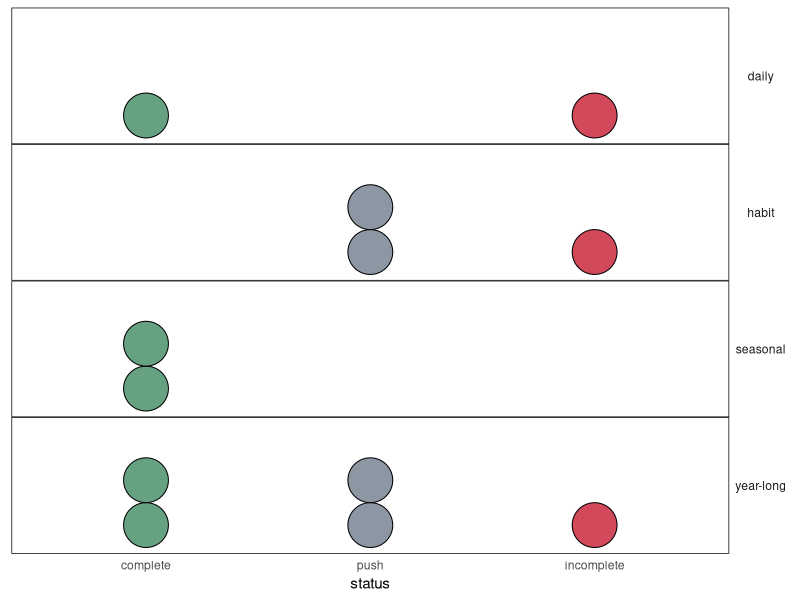

This chart was generated by the following R code: (Note: this script raises an error after producing the figure.)
## ---- chunk 1
library(tidyverse)
library(ggplot2)
library(ggridges)

type <- c('daily', 'daily', 'habit', 'habit', 'habit', 'seasonal', 'seasonal', 'year-long', 'year-long', 'year-long', 'year-long', 'year-long')
status <- factor(c('complete', 'incomplete', 'push', 'push', 'incomplete', 'complete', 'complete', 'complete', 'complete', 'push', 'push', 'incomplete'), levels = c('complete', 'push', 'incomplete'))

results <- data.frame(type, status)

# ggplot(results, aes(x = type)) +
#   geom_bar(aes(fill = status))

# this works ------------------------------------
ggplot(results, aes(x = status)) +
  geom_dotplot(aes(fill = status), binwidth = .2) +
  facet_grid(vars(type)) +
  theme_minimal() +
  theme(panel.background = element_rect(fill = NA, color = "black"),
        panel.grid.major = element_blank(),
        panel.grid.minor = element_blank(),
        panel.spacing = unit(0, "lines"),
        axis.title.y = element_blank(),
        axis.ticks.y = element_blank(),
        axis.text.y = element_blank(),
        legend.position = "none",
        strip.text.y = element_text(angle = 360)) +
  scale_fill_manual(values=c("#66a182", "#8d96a3", "#d1495b"))
# ------------------------------------------------

# ggplot(results) +
#   geom_dotplot(aes(x = status, fill = type), binwidth = .2) +
#   facet_grid(vars(type)) +
#   theme_minimal()
# 
# ggplot(results, aes(x = status, y = type)) +
#   geom_point() +
#   facet_grid(type ~ ., switch = "both")
# 
# library(waffle)
# ggplot(results, aes(fill=type, values=as.integer(status) )) +
#   geom_waffle(color = "white", size=1.125, n_rows = 3, flip = TRUE) +
#   facet_wrap(status~type) +
#   coord_equal() +
#   scale_x_discrete(expand=c(0,1)) +
#   scale_y_discrete(expand=c(0,1))
# 
ggplot(results, aes(fill=type, values=sum(as.integer(status)) )) +
  geom_waffle() +
  facet_wrap(status~type) +
  coord_equal()
# 
# ggplot(results) +
#   geom_dotplot(aes(x=status, y=type), binwidth=.2) +
#   facet_grid(vars(type))
# 
# ggplot(results) + 
#   geom_histogram(aes(x=status), stat = "count") +
#   facet_grid(status~type)

rows <- 2
cols <- 2

results %>%
  arrange(status, type) %>%
  group_by(status, type) %>%
  mutate(num = row_number(),
         x_pos = (num - 1) %/% rows,
         y_pos = rows - (num - 1) %% rows - 1) %>%

  ggplot(aes(x = x_pos, y = y_pos, fill = status)) +
  geom_tile(color = "white") +
  coord_equal(xlim = c(0, cols) - 0.5,
              ylim = c(0, rows) - 0.5) +
  facet_grid(vars(type), vars(status)) +
  theme_light() +
  theme(panel.grid = element_blank(),
        panel.spacing = unit(0, "lines"),
        axis.text = element_blank(),
        strip.text.y = element_text(angle = 360),
        axis.title.y = element_blank(),
        axis.ticks.y = element_blank(),
        axis.text.y = element_blank(),
        axis.title.x = element_blank(),
        axis.ticks.x = element_blank(),
        axis.text.x = element_blank()) +
  scale_fill_manual(values=c("#66a182", "#8d96a3", "#d1495b"))
